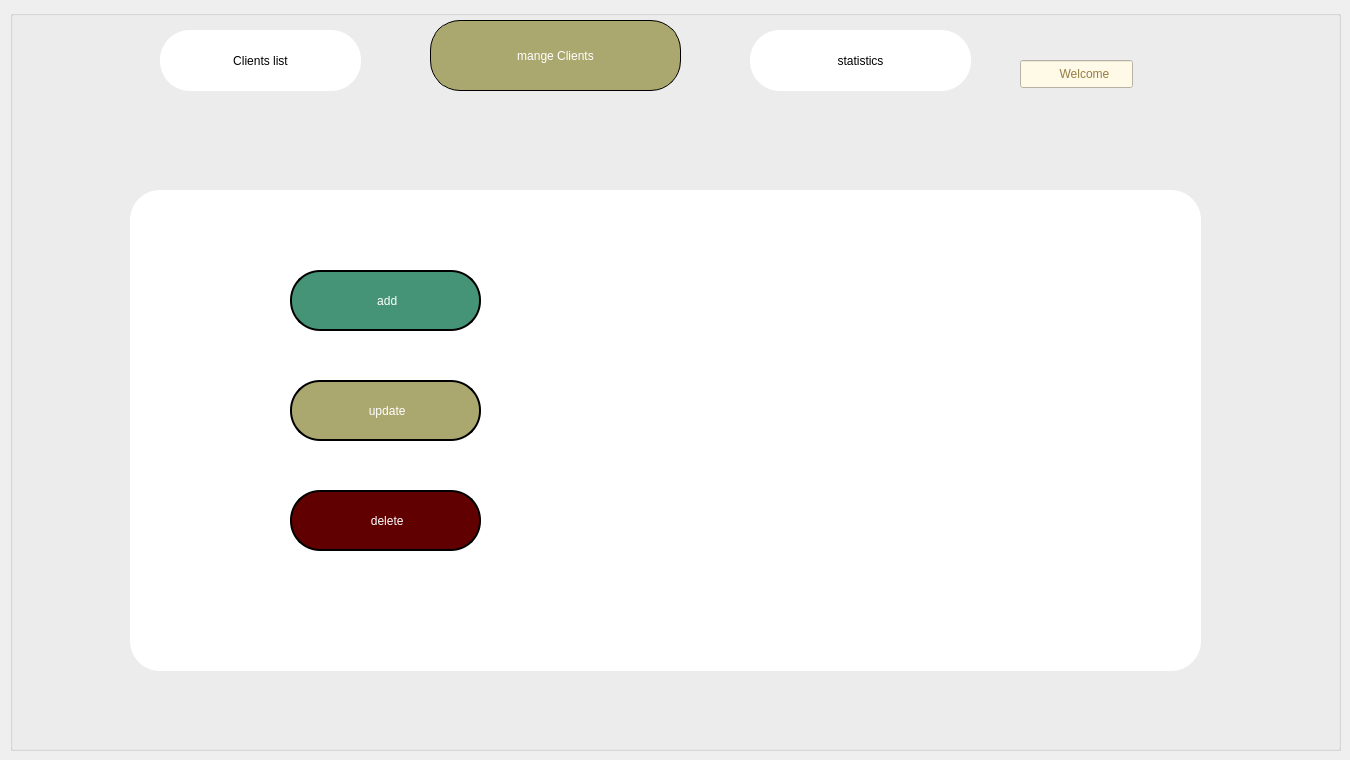
      <widget class="QWidget" name="mangepage_cli">
       <widget class="QGroupBox" name="groupBox_13">
        <property name="geometry">
         <rect>
          <x>10</x>
          <y>10</y>
          <width>1331</width>
          <height>741</height>
         </rect>
        </property>
        <property name="title">
         <string/>
        </property>
        <widget class="QPushButton" name="cli_mange_button_2">
         <property name="geometry">
          <rect>
           <x>420</x>
           <y>10</y>
           <width>251</width>
           <height>71</height>
          </rect>
         </property>
         <property name="focusPolicy">
          <enum>Qt::FocusPolicy::ClickFocus</enum>
         </property>
         <property name="styleSheet">
          <string notr="true">border: 1px solid black;
color: rgb(255, 255, 255);
font: 700 15pt &quot;Terminal&quot;;
background-color: rgb(171, 168, 111);
border-radius:30px;
</string>
         </property>
         <property name="text">
          <string>mange Clients</string>
         </property>
        </widget>
        <widget class="QPushButton" name="statis_cli_button">
         <property name="geometry">
          <rect>
           <x>740</x>
           <y>20</y>
           <width>221</width>
           <height>61</height>
          </rect>
         </property>
         <property name="focusPolicy">
          <enum>Qt::FocusPolicy::ClickFocus</enum>
         </property>
         <property name="styleSheet">
          <string notr="true">background-color: rgb(255, 255, 255);
color: rgb(0, 0, 0);
font: 700 15pt &quot;Terminal&quot;;
border-radius:30px;</string>
         </property>
         <property name="text">
          <string>statistics</string>
         </property>
        </widget>
        <widget class="QLineEdit" name="lineEdit_12">
         <property name="geometry">
          <rect>
           <x>1010</x>
           <y>50</y>
           <width>113</width>
           <height>28</height>
          </rect>
         </property>
         <property name="styleSheet">
          <string notr="true">background-color: rgb(255, 249, 231);
font: 20pt &quot;Rage Italic&quot;;
color: rgb(148, 125, 66);</string>
         </property>
         <property name="text">
          <string>           Welcome</string>
         </property>
         <property name="dragEnabled">
          <bool>false</bool>
         </property>
        </widget>
        <widget class="QPushButton" name="cli_list_button_2">
         <property name="geometry">
          <rect>
           <x>150</x>
           <y>20</y>
           <width>201</width>
           <height>61</height>
          </rect>
         </property>
         <property name="focusPolicy">
          <enum>Qt::FocusPolicy::ClickFocus</enum>
         </property>
         <property name="styleSheet">
          <string notr="true">font: 700 15pt &quot;Terminal&quot;;
background-color: rgb(255, 255, 255);
color: rgb(0, 0, 0);
border-radius:30px;
</string>
         </property>
         <property name="text">
          <string>Clients list</string>
         </property>
        </widget>
        <widget class="QFrame" name="frame_14">
         <property name="geometry">
          <rect>
           <x>120</x>
           <y>180</y>
           <width>1071</width>
           <height>481</height>
          </rect>
         </property>
         <property name="styleSheet">
          <string notr="true">font: italic 9pt &quot;Terminal&quot;;
background-color: rgb(255, 255, 255);
color: rgb(0, 0, 0);
border-radius:30px;
</string>
         </property>
         <property name="frameShape">
          <enum>QFrame::Shape::StyledPanel</enum>
         </property>
         <property name="frameShadow">
          <enum>QFrame::Shadow::Raised</enum>
         </property>
         <widget class="QPushButton" name="ad_cli">
          <property name="geometry">
           <rect>
            <x>160</x>
            <y>80</y>
            <width>191</width>
            <height>61</height>
           </rect>
          </property>
          <property name="focusPolicy">
           <enum>Qt::FocusPolicy::ClickFocus</enum>
          </property>
          <property name="styleSheet">
           <string notr="true">border: 1.5px solid black;
color: rgb(255, 255, 255);
font: 12pt &quot;Segoe UI&quot;;
background-color: rgb(171, 168, 111);
background-color: rgb(70, 148, 119);</string>
          </property>
          <property name="text">
           <string> add</string>
          </property>
          <property name="icon">
           <iconset resource="resources.qrc">
            <normaloff>:/home page/10608872-removebg-preview.png</normaloff>:/home page/10608872-removebg-preview.png</iconset>
          </property>
          <property name="iconSize">
           <size>
            <width>40</width>
            <height>40</height>
           </size>
          </property>
         </widget>
         <widget class="QPushButton" name="delete_cli">
          <property name="geometry">
           <rect>
            <x>160</x>
            <y>300</y>
            <width>191</width>
            <height>61</height>
           </rect>
          </property>
          <property name="focusPolicy">
           <enum>Qt::FocusPolicy::ClickFocus</enum>
          </property>
          <property name="styleSheet">
           <string notr="true">border: 1.5px solid black;
color: rgb(255, 255, 255);
font: 12pt &quot;Segoe UI&quot;;
background-color: rgb(171, 168, 111);
background-color: rgb(97, 0, 0);
</string>
          </property>
          <property name="text">
           <string> delete</string>
          </property>
          <property name="icon">
           <iconset resource="resources.qrc">
            <normaloff>:/home page/bin.png</normaloff>:/home page/bin.png</iconset>
          </property>
          <property name="iconSize">
           <size>
            <width>36</width>
            <height>36</height>
           </size>
          </property>
         </widget>
         <widget class="QPushButton" name="update_cli">
          <property name="geometry">
           <rect>
            <x>160</x>
            <y>190</y>
            <width>191</width>
            <height>61</height>
           </rect>
          </property>
          <property name="focusPolicy">
           <enum>Qt::FocusPolicy::ClickFocus</enum>
          </property>
          <property name="styleSheet">
           <string notr="true">border: 1.5px solid black;
color: rgb(255, 255, 255);
font: 12pt &quot;Segoe UI&quot;;
background-color: rgb(171, 168, 111);</string>
          </property>
          <property name="text">
           <string> update</string>
          </property>
          <property name="icon">
           <iconset resource="resources.qrc">
            <normaloff>:/home page/6402235.png</normaloff>:/home page/6402235.png</iconset>
          </property>
          <property name="iconSize">
           <size>
            <width>36</width>
            <height>36</height>
           </size>
          </property>
         </widget>
         <widget class="QPushButton" name="pushButton_4">
          <property name="geometry">
           <rect>
            <x>510</x>
            <y>90</y>
            <width>401</width>
            <height>301</height>
           </rect>
          </property>
          <property name="text">
           <string/>
          </property>
          <property name="icon">
           <iconset resource="resources.qrc">
            <normaloff>:/home page/client.png</normaloff>:/home page/client.png</iconset>
          </property>
          <property name="iconSize">
           <size>
            <width>250</width>
            <height>1330</height>
           </size>
          </property>
         </widget>
        </widget>
        <widget class="QLabel" name="label_65">
         <property name="geometry">
          <rect>
           <x>110</x>
           <y>20</y>
           <width>61</width>
           <height>61</height>
          </rect>
         </property>
         <property name="text">
          <string/>
         </property>
         <property name="pixmap">
          <pixmap resource="resources.qrc">:/home page/complete[1].png</pixmap>
         </property>
         <property name="scaledContents">
          <bool>true</bool>
         </property>
         <property name="openExternalLinks">
          <bool>true</bool>
         </property>
        </widget>
        <widget class="QLabel" name="img_4">
         <property name="geometry">
          <rect>
           <x>400</x>
           <y>20</y>
           <width>51</width>
           <height>51</height>
          </rect>
         </property>
         <property name="text">
          <string/>
         </property>
         <property name="pixmap">
          <pixmap resource="resources.qrc">:/home page/client.png</pixmap>
         </property>
         <property name="scaledContents">
          <bool>true</bool>
         </property>
        </widget>
        <widget class="QLabel" name="label_66">
         <property name="geometry">
          <rect>
           <x>1150</x>
           <y>30</y>
           <width>63</width>
           <height>61</height>
          </rect>
         </property>
         <property name="text">
          <string/>
         </property>
         <property name="pixmap">
          <pixmap resource="resources.qrc">:/home page/user (1).png</pixmap>
         </property>
         <property name="scaledContents">
          <bool>true</bool>
         </property>
        </widget>
        <widget class="QLabel" name="label_67">
         <property name="geometry">
          <rect>
           <x>720</x>
           <y>30</y>
           <width>51</width>
           <height>51</height>
          </rect>
         </property>
         <property name="text">
          <string/>
         </property>
         <property name="pixmap">
          <pixmap resource="resources.qrc">:/home page/2636315.png</pixmap>
         </property>
         <property name="scaledContents">
          <bool>true</bool>
         </property>
        </widget>
       </widget>
      </widget>
